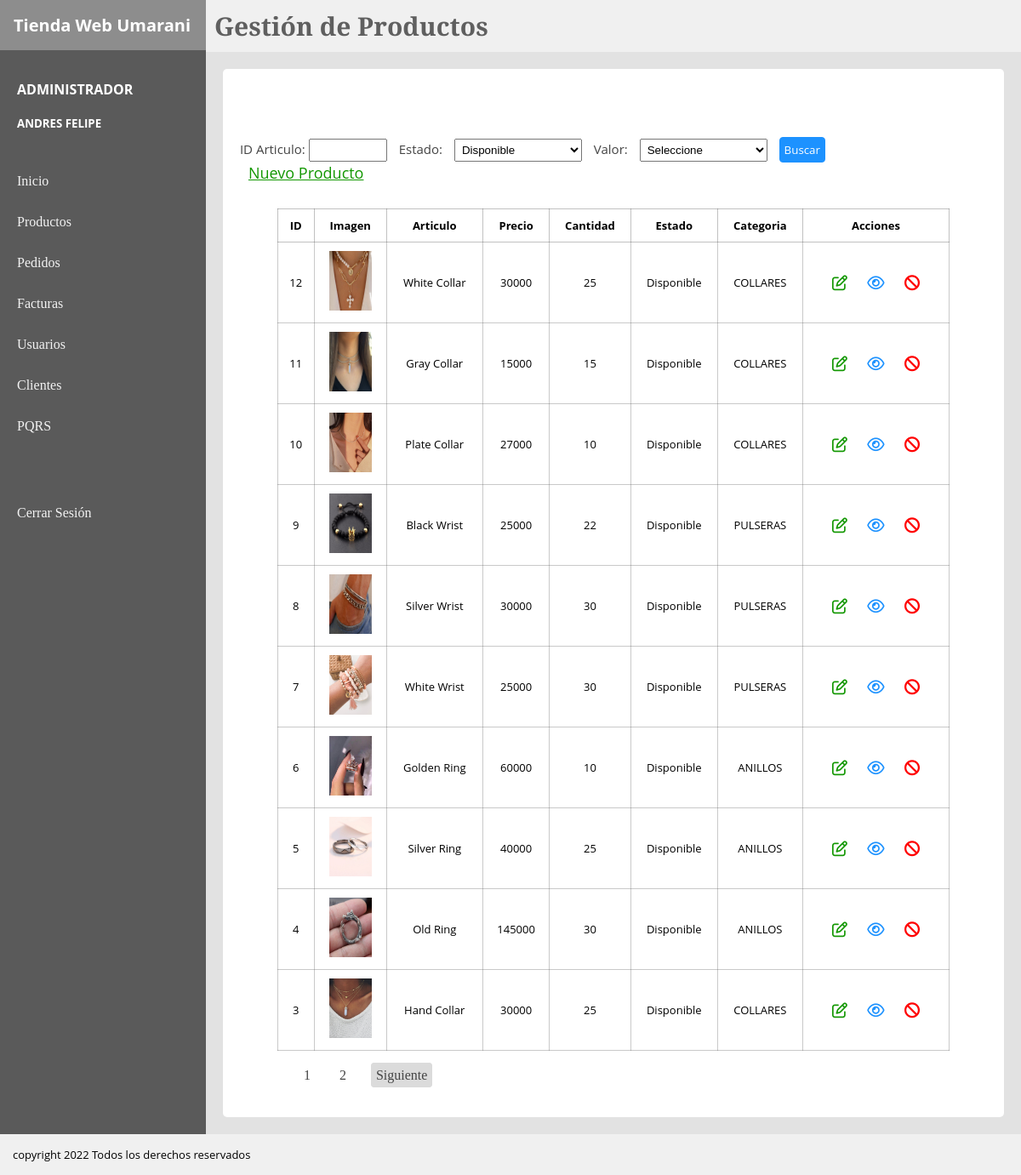
Page /View/Productos.php?pagina=1 (signed in) on the earlier database version.
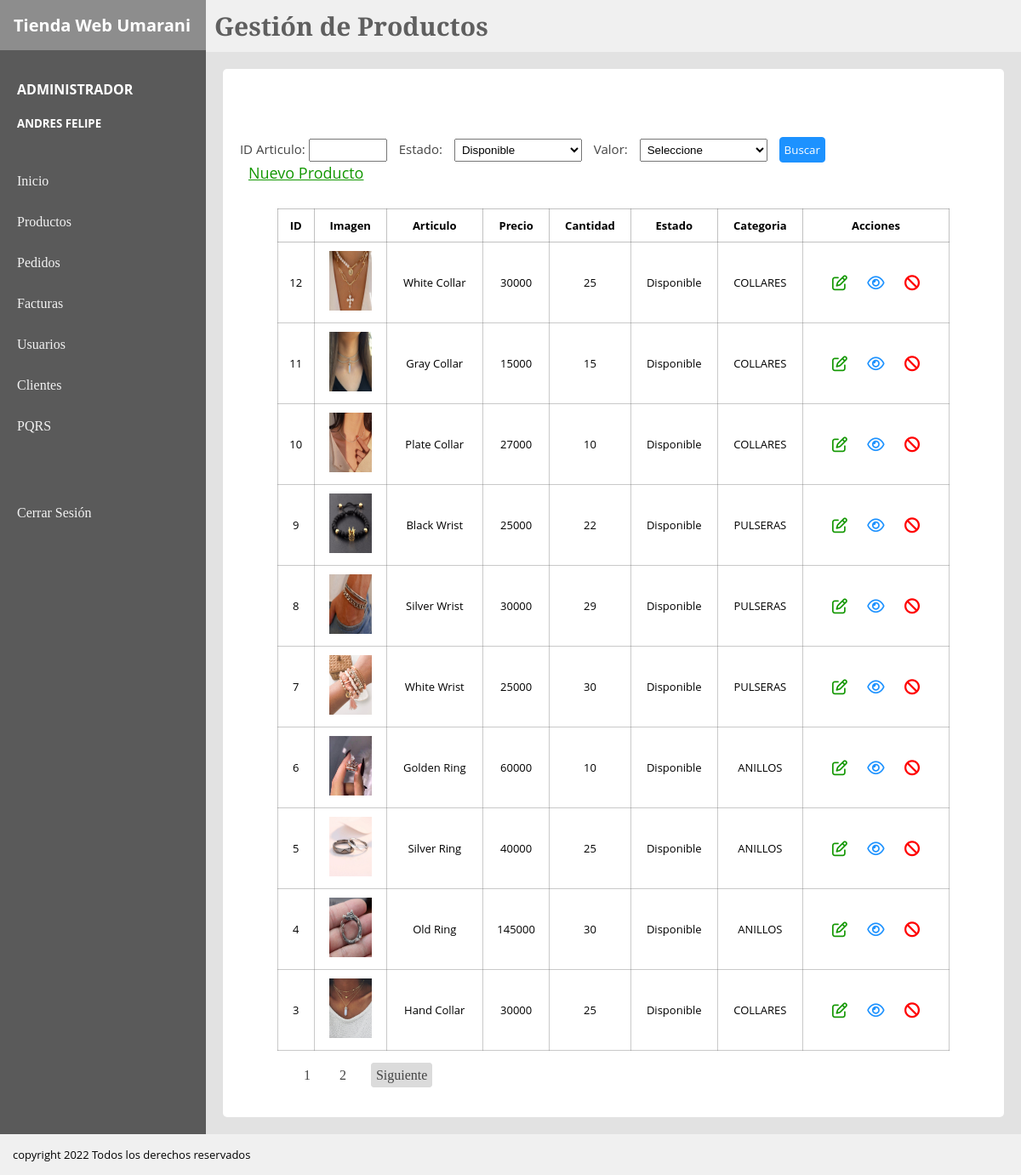
Same page on the later database version.
### tables this page shows
CREATE TABLE `articulo` (
  `artId` int(11) NOT NULL AUTO_INCREMENT,
  `artNombre` varchar(150) NOT NULL,
  `artPrecio` int(11) NOT NULL,
  `artCantidad` int(11) NOT NULL,
  `artVista` varchar(250) NOT NULL,
  `artEstado` varchar(15) NOT NULL,
  `artCategoriaId` int(11) NOT NULL,
  PRIMARY KEY (`artId`),
  KEY `fk_artCategoriaId` (`artCategoriaId`),
  CONSTRAINT `fk_artCategoriaId` FOREIGN KEY (`artCategoriaId`) REFERENCES `categoria` (`categoriaId`)
);

CREATE TABLE `categoria` (
  `categoriaId` int(11) NOT NULL AUTO_INCREMENT,
  `categoriaNombre` varchar(50) NOT NULL,
  PRIMARY KEY (`categoriaId`)
);

### Controller/mostrarProducto.php (called while the page is built)
<?php
    require('../Model/M_Productos4.php');
    $prod1 = new Producto();
    $productos = $prod1->verInventario();
    $resultado = mysqli_query($conexion1,"SELECT COUNT(*) AS cantidad FROM articulo")
    or die("problemas en el select" . mysqli_error($conexion1));
    $res = mysqli_fetch_array($resultado);
    $cantidad = $res['cantidad'];
?>

### Model/M_Productos4.php (called while the page is built, shortened)
<?php
    class Producto {
            private $prod;
        public function __construct()
        {
            $this->prod = new mysqli('localhost','root','','proyecto');
        }
        public function verInventario(){
            $cantidad = $this->prod->query("SELECT COUNT(*) as cantidad FROM articulo");
            $registrosxpagina = 10;
            $inicio = ($_GET['pagina']-1)*$registrosxpagina;
            $query = $this->prod->query("SELECT * FROM articulo
            JOIN categoria
            ON artCategoriaId = categoriaId
            ORDER BY artId DESC
            LIMIT $inicio,$registrosxpagina");
            $retorno = [];
            $i = 0;
            while($fila = $query->fetch_assoc()) {
                $retorno[$i] = $fila;
                $i++;
            }
            return $retorno;
        }
    }
?>

### View/Productos.php (the view, shortened to what this page needs)
<?php
    require_once("../Controller/mostrarProducto.php");
    $paginas = $cantidad/10;
    $paginas = ceil($paginas);
?>
<!DOCTYPE html>
<html lang="en">
<head>
</head>
<body>
<link rel="stylesheet" href="../CSS/productosEstilos.css">
    <div class="padre">
        <div class="board">
            <div class="titulo">
                <h1>Tienda Web Umarani</h1>
            </div>
            <div class="usuario">
                <h4><?php echo "$_SESSION[rol] "; ?></h4>
                <h5><?php echo "$_SESSION[nombre] $_SESSION[apellido] "; ?></h5>
            </div>
            <nav class="secciones">
                <a href="">Inicio</a>
                <a href="../View/Productos.php?pagina=1">Productos</a>
                <a href="../View/pedidos.php?pagina=1">Pedidos</a>
                <a href="../view/facturas.php?pagina=1">Facturas</a>
                <?php if($_SESSION['rol'] == 'ADMINISTRADOR')  { ?>
                <a href="../View/Usuarios.php?pagina=1">Usuarios</a>
                <a href="../View/adminClientes.php?pagina=1">Clientes</a> <?php } ?>
                <a href="../View/PQRS.php?pagina=1">PQRS</a><br><br><br>
                <a href="../Controller/cerrarSesion.php">Cerrar Sesión</a>
            </nav>
        </div>
        <div class="content">
        <header class="header">
            <h1>Gestión de Productos</h1>
        </header>
        <section class="section">
            <div class="container">
                <div class="exportar">
                </div>
                <div class="filtros" >
                    <form action="">
                        <label for="id">ID Articulo: </label>
                        <input name="id" type="text" class="idpedido">
                        <label for=""> Estado: </label>
                        <select name="" id="">Estado
                            <option value="">Disponible</option>
                        </select>
                        <label for=""> Valor: </label>
                        <select name="categoria" id="">Categoria
                            <option value="">Seleccione</option>
                        </select>
                        <input class="searchButton" type="button" value="Buscar">
                    </form>
                    <a class="edit" href="../View/NuevoProducto.php">Nuevo Producto</a>
                </div>
                <table>
                    <tr>
                        <th>ID</th>
                        <th>Imagen</th>
                        <th>Articulo</th>
                        <th>Precio</th>
                        <th>Cantidad</th>
                        <th>Estado</th>
                        <th>Categoria</th>
                        <th>Acciones</th>
                    </tr>
                    <?php
                        foreach($productos as $producto){
                     ?>
                    <tr class="información" >
                        <td> <?php echo $producto['artId']   ?> </td>
                        <td> <img src="<?php echo $producto['artVista']   ?>" alt=""> </td>
                        <td> <?php echo $producto['artNombre']   ?></td>
                        <td> <?php echo $producto['artPrecio']   ?></td>
                        <td> <?php echo $producto['artCantidad']   ?></td>
                        <td> <?php echo $producto['artEstado']   ?></td>
                        <td> <?php echo $producto['categoriaNombre']   ?></td>
                        <td>
                        <a class="edit" href="editarProducto.php?aId=<?php echo "$producto[artId]" ?>"><i class="far fa-edit"></i></i></a>
                        <a class="detail" href="#"><i class="far fa-eye"></i></a>
                        <?php if($_SESSION['rol'] == 'ADMINISTRADOR')  { ?>
                        <a on class="cancel" href="../Controller/borrarArticulo.php?aId=<?php echo "$producto[artId]" ?>"><i class="fas fa-ban"></i></a>
                        </td> <?php } ?>
                        <?php
                        }
                     ?>
                    </tr>
                </table>
                <nav class="paginacion">
                <?php for($i=0; $i < $paginas; $i++){
                  ?> <a href="../view/productos.php?pagina=<?php echo"$i"+1 ?>"><?php echo "$i"+1;  ?> </a>
                <?php  } ?>
                <a class="prev-next" <?php if($_GET['pagina']>=$paginas ){ ?> hidden <?php }else{ echo ""; } ?> href="../view/productos.php?pagina=<?php echo "$_GET[pagina]"+1; ?>"> Siguiente</a>
                </nav>
            </div>
        </section>
        </div>
    </div>
    <footer class="footer">
        <p>copyright 2022 Todos los derechos reservados</p>
    </footer>
</body>
</html>

### CSS/productosEstilos.css (style rules this page uses)
* { padding: 0px; margin: 0px; }
.padre { display: flex; }
.board { background: #5a5a5a; flex: 1 1 auto; height: auto; }
.titulo { background: #8d8d8d; padding: 10px; }
.titulo h1 { font-family: 'Open Sans', sans-serif; font-size: 20px; padding: 6px; color:rgb(255, 255, 255); }
.usuario { padding: 10px; margin-top: 15px; }
.usuario h4 { color: rgb(255, 255, 255); font-family: 'Open Sans', sans-serif; padding: 10px; }
.usuario h5 { color: rgb(255, 255, 255); font-family: 'Open Sans', sans-serif; padding: 10px; }
.secciones { padding: 10px; }
.secciones a { display: block; padding: 10px; color: rgb(243, 243, 243); text-decoration: none; margin-top: 10px; font-family: 'Bitter', serif; transition: 0.3s ease-in-out; }
.content { flex: 100 1 auto; }
.header { background: #f0f0f0; }
.header h1 { font-family: 'Bitter', serif; font-size: 30px; padding: 10px; color: rgb(95, 95, 95); }
.section { background: #e2e2e2; padding: 20px; min-height: 720px; }
.container { padding: 20px; border-radius: 5px; background: #ffffff; }
table { margin-left: auto; margin-right: auto; border: 1px solid rgba(95, 95, 95, 0.384); border-collapse: collapse; width: 90%; font-family: 'Open Sans', sans-serif; font-size: 13px; }
th { border: 1px solid rgba(95, 95, 95, 0.384); text-align: center; padding: 10px; }
td { border: 0.5px solid rgba(95, 95, 95, 0.336); padding: 10px; text-align: center; }
td img { width: 50px; height: 70px; }
.detail { color: #1d92ff; font-size: 18px; padding: 10px; }
.cancel { color: rgb(255, 0, 0); font-size: 18px; padding: 10px; }
.edit { color: rgb(18, 151, 0); font-size: 18px; padding: 10px; }
.exportar { padding: 15px 0px; }
select { width: 50px; margin: 0px 10px; padding: 4px; }
.filtros { margin: 30px 0px; font-family: 'Open Sans', sans-serif; font-size: 15px; color: #444444; }
.filtros select { width: 150px; overflow: hidden; }
.idpedido { width: 80px; padding: 4px; margin-right: 10px; overflow: hidden; }
.searchButton { padding: 5px; font-family: 'Open Sans', sans-serif; background: #1d92ff; color: #fff; border: 0.5px solid #1d92ff; border-radius: 4px; cursor: pointer; }
.paginacion { margin: 20px 0px 20px 60px; }
.paginacion a { text-decoration: none; color: #444444; margin: 0px 10px; padding: 5px; }
.prev-next { background: #dbdbdb; border-radius: 4px; border: 1px solid #dbdbdb; }
.footer { background: #f0f0f0; padding: 15px; font-family: 'Open Sans', sans-serif; font-size: 13px; }

Differences in the rows shown:
changed articulo "Silver Wrist": artCantidad "30" → "29"
